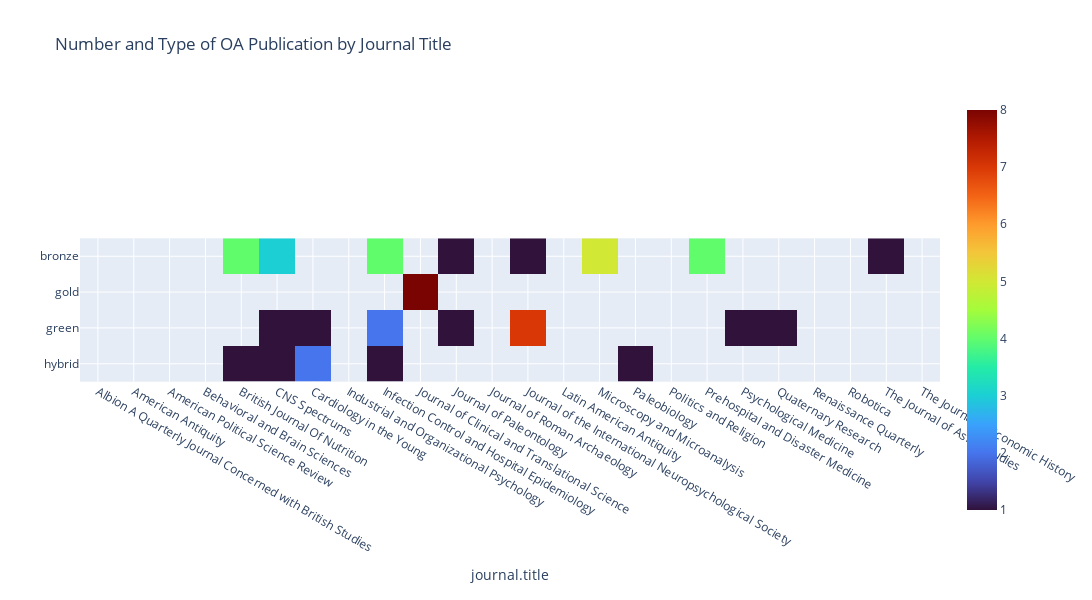

Notebook code cell kept with this figure:
### Markdown cell above
## This is the same as above but with the "closed" category removed

### Code cell
fig = px.imshow(df_OA4, width=1400, height=600, color_continuous_scale="turbo", title = "Number and Type of OA Publication by Journal Title")
fig.show()

### Figure 1 — Plotly figure (JSON) as saved in the notebook; plotly's stock layout.template omitted (floating-point values rounded to 4 significant figures)
{"data": [{"coloraxis": "coloraxis", "hovertemplate": "journal.title: %{x}<br>y: %{y}<br>color: %{z}<extra></extra>", "name": "0", "type": "heatmap", "x": ["Albion A Quarterly Journal Concerned with British Studies", "American Antiquity", "American Political Science Review", "Behavioral and Brain Sciences", "British Journal Of Nutrition", "CNS Spectrums", "Cardiology in the Young", "Industrial and Organizational Psychology", "Infection Control and Hospital Epidemiology", "Journal of Clinical and Translational Science", "Journal of Paleontology", "Journal of Roman Archaeology", "Journal of the International Neuropsychological Society", "Latin American Antiquity", "Microscopy and Microanalysis", "Paleobiology", "Politics and Religion", "Prehospital and Disaster Medicine", "Psychological Medicine", "Quaternary Research", "Renaissance Quarterly", "Robotica", "The Journal of Asian Studies", "The Journal of Economic History"], "xaxis": "x", "y": ["bronze", "gold", "green", "hybrid"], "yaxis": "y", "z": [[null, null, null, null, 4, 3, null, null, 4, null, 1, null, 1, null, 5, null, null, 4, null, null, null, null, 1, null], [null, null, null, null, null, null, null, null, null, 8, null, null, null, null, null, null, null, null, null, null, null, null, null, null], [null, null, null, null, null, 1, 1, null, 2, null, 1, null, 7, null, null, null, null, null, 1, 1, null, null, null, null], [null, null, null, null, 1, 1, 2, null, 1, null, null, null, null, null, null, 1, null, null, null, null, null, null, null, null]]}], "layout": {"coloraxis": {"colorscale": [[0, "#30123b"], [0.07143, "#4145ab"], [0.1429, "#4675ed"], [0.2143, "#39a2fc"], [0.2857, "#1bcfd4"], [0.3571, "#24eca6"], [0.4286, "#61fc6c"], [0.5, "#a4fc3b"], [0.5714, "#d1e834"], [0.6429, "#f3c63a"], [0.7143, "#fe9b2d"], [0.7857, "#f36315"], [0.8571, "#d93806"], [0.9286, "#b11901"], [1, "#7a0402"]]}, "height": 600, "title": {"text": "Number and Type of OA Publication by Journal Title"}, "width": 1400, "xaxis": {"anchor": "y", "constrain": "domain", "domain": [0, 1], "scaleanchor": "y", "title": {"text": "journal.title"}}, "yaxis": {"anchor": "x", "autorange": "reversed", "constrain": "domain", "domain": [0, 1]}}}
